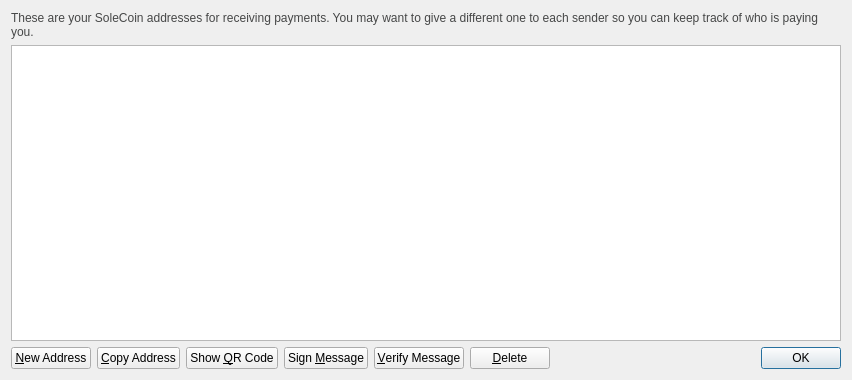
<?xml version="1.0" encoding="UTF-8"?>
<ui version="4.0">
 <class>AddressBookPage</class>
 <widget class="QWidget" name="AddressBookPage">
  <property name="geometry">
   <rect>
    <x>0</x>
    <y>0</y>
    <width>852</width>
    <height>380</height>
   </rect>
  </property>
  <property name="windowTitle">
   <string>Address Book</string>
  </property>
  <layout class="QVBoxLayout" name="verticalLayout">
   <item>
    <widget class="QLabel" name="labelExplanation">
     <property name="styleSheet">
      <string notr="true">#labelExplanation { color: #464747; }</string>
     </property>
     <property name="text">
      <string>These are your SoleCoin addresses for receiving payments. You may want to give a different one to each sender so you can keep track of who is paying you.</string>
     </property>
     <property name="textFormat">
      <enum>Qt::PlainText</enum>
     </property>
     <property name="wordWrap">
      <bool>true</bool>
     </property>
    </widget>
   </item>
   <item>
    <widget class="QTableView" name="tableView">
     <property name="contextMenuPolicy">
      <enum>Qt::CustomContextMenu</enum>
     </property>
     <property name="toolTip">
      <string>Double-click to edit address or label</string>
     </property>
     <property name="tabKeyNavigation">
      <bool>false</bool>
     </property>
     <property name="alternatingRowColors">
      <bool>true</bool>
     </property>
     <property name="selectionMode">
      <enum>QAbstractItemView::SingleSelection</enum>
     </property>
     <property name="selectionBehavior">
      <enum>QAbstractItemView::SelectRows</enum>
     </property>
     <property name="sortingEnabled">
      <bool>true</bool>
     </property>
     <attribute name="verticalHeaderVisible">
      <bool>false</bool>
     </attribute>
    </widget>
   </item>
   <item>
    <layout class="QHBoxLayout" name="horizontalLayout">
     <item>
      <widget class="QPushButton" name="newAddressButton">
       <property name="toolTip">
        <string>Create a new address</string>
       </property>
       <property name="text">
        <string>&amp;New Address</string>
       </property>
       <property name="icon">
        <iconset resource="../bitcoin.qrc">
         <normaloff>:/icons/add</normaloff>:/icons/add</iconset>
       </property>
      </widget>
     </item>
     <item>
      <widget class="QPushButton" name="copyToClipboard">
       <property name="toolTip">
        <string>Copy the currently selected address to the system clipboard</string>
       </property>
       <property name="text">
        <string>&amp;Copy Address</string>
       </property>
       <property name="icon">
        <iconset resource="../bitcoin.qrc">
         <normaloff>:/icons/editcopy</normaloff>:/icons/editcopy</iconset>
       </property>
      </widget>
     </item>
     <item>
      <widget class="QPushButton" name="showQRCode">
       <property name="text">
        <string>Show &amp;QR Code</string>
       </property>
       <property name="icon">
        <iconset resource="../bitcoin.qrc">
         <normaloff>:/icons/qrcode</normaloff>:/icons/qrcode</iconset>
       </property>
      </widget>
     </item>
     <item>
      <widget class="QPushButton" name="signMessage">
       <property name="toolTip">
        <string>Sign a message to prove you own a SoleCoin address</string>
       </property>
       <property name="text">
        <string>Sign &amp;Message</string>
       </property>
       <property name="icon">
        <iconset resource="../bitcoin.qrc">
         <normaloff>:/icons/edit</normaloff>:/icons/edit</iconset>
       </property>
      </widget>
     </item>
     <item>
      <widget class="QPushButton" name="verifyMessage">
       <property name="toolTip">
        <string>Verify a message to ensure it was signed with a specified SoleCoin address</string>
       </property>
       <property name="text">
        <string>&amp;Verify Message</string>
       </property>
       <property name="icon">
        <iconset resource="../bitcoin.qrc">
         <normaloff>:/icons/transaction_0</normaloff>:/icons/transaction_0</iconset>
       </property>
      </widget>
     </item>
     <item>
      <widget class="QPushButton" name="deleteButton">
       <property name="toolTip">
        <string>Delete the currently selected address from the list</string>
       </property>
       <property name="text">
        <string>&amp;Delete</string>
       </property>
       <property name="icon">
        <iconset resource="../bitcoin.qrc">
         <normaloff>:/icons/remove</normaloff>:/icons/remove</iconset>
       </property>
      </widget>
     </item>
     <item>
      <spacer name="horizontalSpacer">
       <property name="orientation">
        <enum>Qt::Horizontal</enum>
       </property>
       <property name="sizeHint" stdset="0">
        <size>
         <width>40</width>
         <height>20</height>
        </size>
       </property>
      </spacer>
     </item>
     <item>
      <widget class="QDialogButtonBox" name="buttonBox">
       <property name="sizePolicy">
        <sizepolicy hsizetype="Maximum" vsizetype="Fixed">
         <horstretch>0</horstretch>
         <verstretch>0</verstretch>
        </sizepolicy>
       </property>
       <property name="standardButtons">
        <set>QDialogButtonBox::Ok</set>
       </property>
      </widget>
     </item>
    </layout>
   </item>
  </layout>
 </widget>
 <resources>
  <include location="../bitcoin.qrc"/>
 </resources>
 <connections/>
</ui>
